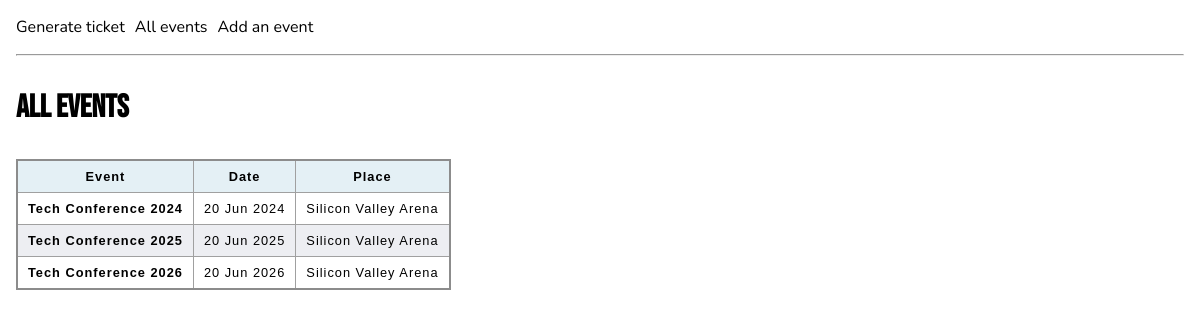
Before: /events.php with the older database file.
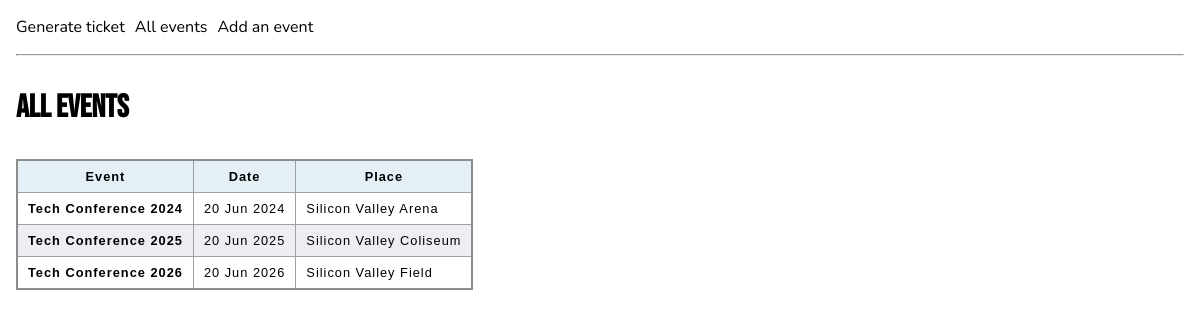
After: the same page with the newer database file.
### tables this page shows
CREATE TABLE events (
	id INTEGER PRIMARY KEY AUTOINCREMENT NOT NULL,
	name VARCHAR NOT NULL,
	date VARCHAR NOT NULL,
	location VARCHAR NOT NULL,
    description VARCHAR NOT NULL
);

### lib/common.php (called while the page is built, shortened)
<?php
function fetchEvents(PDO $pdo) {
    $sql = "
    SELECT
        name, date, location, description
    FROM
        events
    ";
    $stmt = $pdo->query($sql);
    return $stmt->fetchAll(PDO::FETCH_ASSOC);
}
function formatDate(string $sqlDate) {
    $date = DateTime::createFromFormat('Y-m-d H:i:s', $sqlDate);
    return $date->format('d M Y');
}

### events.php (the view, shortened to what this page needs)
<?php
require_once 'lib/common.php';
$pdo = getPDO();
$data = fetchEvents($pdo);
?>
<!DOCTYPE html>
<html>
    <head>
        <?php require 'templates/head.php' ?>
    </head>
    <body>
        <?php require 'templates/navbar.php' ?>
    </body>
    <header><h1>All events</h1></header>
    <section>
        <table>
            <thead>
            <tr>
                <th scope="col">Event</th>
                <th scope="col">Date</th>
                <th scope="col">Place</th>
              </tr>
            </thead>
            <tbody>
                <?php foreach($data as $event): ?>
                    <tr>
                    <th scope="row"><?= $event["name"] ?></th>
                    <td><?= formatDate($event["date"]) ?></td>
                    <td><?= $event["location"] ?></td>
                    </tr>
                <?php endforeach; ?>
            </tbody>
        </table>
    </section>

### templates/head.php (shortened to what this page needs)
<link rel="stylesheet" type="text/css" href="assets/main.css" />

### templates/navbar.php
<nav class="menu">
  <ul>
    <li><a href="/">Generate ticket</a></li>
    <li><a href="/events.php">All events</a></li>
    <li><a href="/add-event.php">Add an event</a></li>
  </ul>
  <hr>
</nav>

### assets/main.css (style rules this page uses)
* { margin: 0; padding: 0; box-sizing: border-box; }
body { background-color: white; }
.menu ul { list-style-type: none; display: flex; gap: 10px; padding-bottom: 1em; }
.menu a { color: black; text-decoration: none; }
header, section, nav { padding: 1em; font-family: "Nunito", sans-serif; }
h1, h2, h3, h4 { font-family: "Bebas Neue", sans-serif; color: black; }

### events.php (style rules this page uses)
table { border-collapse: collapse; border: 2px solid rgb(140 140 140); font-family: sans-serif; font-size: 0.8rem; letter-spacing: 1px; }
thead, tfoot { background-color: rgb(228 240 245); }
th, td { border: 1px solid rgb(160 160 160); padding: 8px 10px; }
tbody > tr:nth-of-type(even) { background-color: rgb(237 238 242); }

Changed rows visible on the page:
changed events: location "Silicon Valley Arena" → "Silicon Valley Coliseum"
changed events: location "Silicon Valley Arena" → "Silicon Valley Field"
